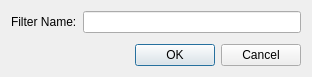
<?xml version="1.0" encoding="UTF-8"?>
<ui version="4.0">
 <class>FilterNameDialogClass</class>
 <widget class="QDialog" name="FilterNameDialogClass">
  <property name="geometry">
   <rect>
    <x>0</x>
    <y>0</y>
    <width>312</width>
    <height>77</height>
   </rect>
  </property>
  <property name="windowTitle">
   <string>Add Filter</string>
  </property>
  <layout class="QGridLayout" name="gridLayout">
   <item row="0" column="0">
    <widget class="QLabel" name="label">
     <property name="text">
      <string>Filter Name:</string>
     </property>
    </widget>
   </item>
   <item row="0" column="1">
    <widget class="QLineEdit" name="lineEdit"/>
   </item>
   <item row="1" column="0">
    <spacer name="verticalSpacer">
     <property name="orientation">
      <enum>Qt::Vertical</enum>
     </property>
     <property name="sizeHint" stdset="0">
      <size>
       <width>20</width>
       <height>1</height>
      </size>
     </property>
    </spacer>
   </item>
   <item row="2" column="0" colspan="2">
    <widget class="QDialogButtonBox" name="buttonBox">
     <property name="orientation">
      <enum>Qt::Horizontal</enum>
     </property>
     <property name="standardButtons">
      <set>QDialogButtonBox::Cancel|QDialogButtonBox::Ok</set>
     </property>
    </widget>
   </item>
  </layout>
 </widget>
 <layoutdefault spacing="6" margin="11"/>
 <resources/>
 <connections/>
</ui>
